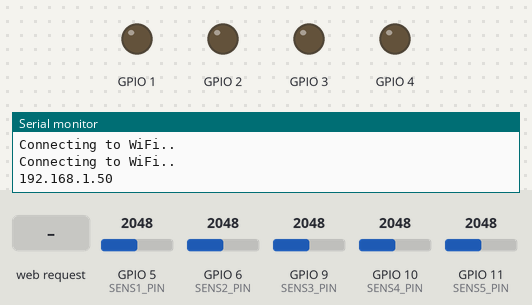
Bench run of a program on a simulated Seeed XIAO ESP32-S3. Shown: output pins drawn as LEDs (lit = HIGH), the last lines printed to the serial monitor. Inputs (shaded band) come from the test bench; at power-on: GPIO 9 (SENS3_PIN) = 2048, GPIO 5 (SENS1_PIN) = 2048, GPIO 6 (SENS2_PIN) = 2048, GPIO 10 (SENS4_PIN) = 2048, GPIO 11 (SENS5_PIN) = 2048. WiFi joins after 1.5 s; servers stay silent unless stated.

Above: at 3.2 s.
3.3 s: HTTP request GET /start received
At 4.5 s:
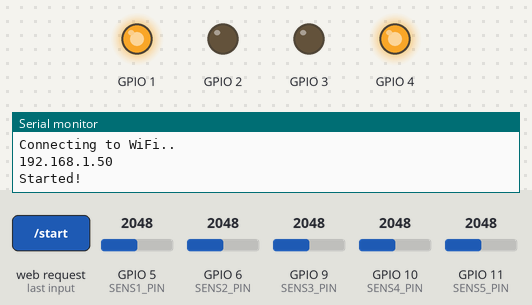
4.8 s: GPIO 9 (SENS3_PIN) set to 1960
At 5.6 s:
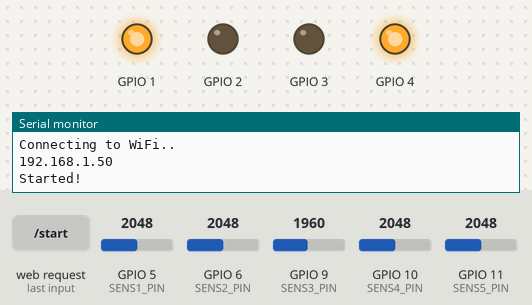
6.3 s: GPIO 5 (SENS1_PIN) set to 1939
At 6.7 s:
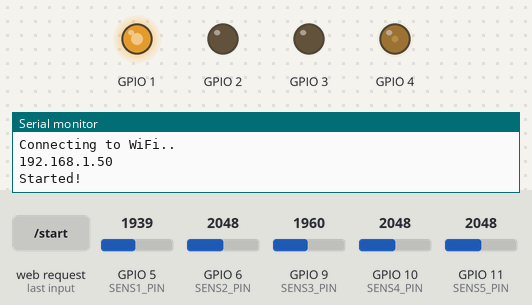
7.8 s: HTTP request GET /stop received
At 9.1 s:
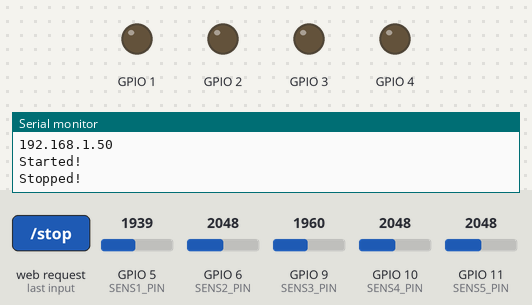
Timing chart, 0 to 10.8 s (numbered marks = the images above; inputs shaded):
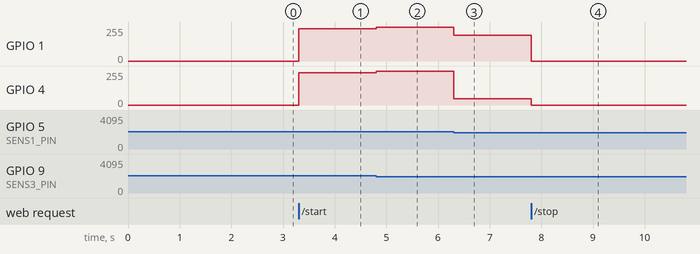

Measured:
- the behaviour switches between 2001 and 2000 on GPIO 5 (SENS1_PIN) (found by bisection; images 2 and 3)
- after the input at 3.3 s, GPIO 1, GPIO 4: 0/255 → 241/255 at once
- after the input at 4.8 s, GPIO 1, GPIO 4: 241/255 → 255/255 at once
- after the input at 6.3 s, GPIO 1: 255/255 → 195/255 at once; GPIO 4: 255/255 → 46/255 at once
- after the input at 7.8 s, GPIO 1: 195/255 → 0/255 at once; GPIO 4: 46/255 → 0/255 at once

The program:

main.cpp
```cpp
#include <WiFi.h>
#include <AsyncTCP.h>
#include <ESPAsyncWebServer.h>

#define SENS1_PIN A4
#define SENS2_PIN A5
#define SENS3_PIN A8
#define SENS4_PIN A9
#define SENS5_PIN A10

// Replace with your network credentials
const char* ssid = "ssid";
const char* password = "password";

String sliderValue = "0";
String sliderValue2 = "0";
String sliderValue3 = "0";

// setting PWM properties
const int freq = 5000;
const int resolution = 8;

int sensor[5];
int boolSensor[5];
int threshold = 2000;

const char* PARAM_INPUT = "value";

// Create AsyncWebServer object on port 80
AsyncWebServer server(80);

bool drive = 0;
double error = 0;
double prev_error = 0;
double pK = 37.5;
double dK = 181.7;
double v = 121;
double v_change = 0;
double v_out_A = 0;
double v_out_B = 0;

const char index_html[] PROGMEM = R"rawliteral(
<!DOCTYPE HTML><html>
<head>
  <meta name="viewport" content="width=device-width, initial-scale=1">
  <title>LF control panel</title>
  <style>
    html {font-family: Arial; display: inline-block; text-align: center;}
    h2 {font-size: 2.3rem;}
    p {font-size: 1.9rem;}
    body {max-width: 400px; margin:0px auto; padding-bottom: 25px;}
    .slider { -webkit-appearance: none; margin: 14px; width: 360px; height: 25px; background: #FFD65C;
      outline: none; -webkit-transition: .2s; transition: opacity .2s;}
    .slider::-webkit-slider-thumb {-webkit-appearance: none; appearance: none; width: 35px; height: 35px; background: #003249; cursor: pointer;}
    .slider::-moz-range-thumb { width: 35px; height: 35px; background: #003249; cursor: pointer; }
    .button {
  background-color: #4CAF50; /* Green */
  border: none;
  color: white;
  padding: 15px 32px;
  text-align: center;
  text-decoration: none;
  display: inline-block;
  font-size: 16px;
}

  </style>
</head>
<body>
  <h2>LF control panel</h2>
  <p><span id="textSliderValue">%SLIDERVALUE% </span></p>
  <p><input type="range" onchange="updateSliderPWM(this)" id="pwmSlider" min="0" max="50" value="%SLIDERVALUE%" step="0.5" class="slider"></p>
  <p><span id="textSliderValue2">%SLIDERVALUE2% </span></p>
  <p><input type="range" onchange="updateSliderPWM2(this)" id="pwmSlider2" min="0" max="200" value="%SLIDERVALUE%" step="0.1" class="slider"></p>
  <p><span id="textSliderValue3">%SLIDERVALUE3% </span></p>
  <p><input type="range" onchange="updateSliderPWM3(this)" id="pwmSlider3" min="0" max="255" value="%SLIDERVALUE%" step="1" class="slider"></p>
  <p><button type="button" onclick="startLF(this)" class = "button">Start</button></p>
  <p><button type="button" onclick="stopLF(this)" class = "button">Stop</button></p>


<script>

function updateSliderPWM(element) {
  var sliderValue = document.getElementById("pwmSlider").value;
  document.getElementById("textSliderValue").innerHTML = sliderValue;
  console.log(sliderValue);
  var xhr = new XMLHttpRequest();
  xhr.open("GET", "/slider?value="+sliderValue, true);
  xhr.send();
}

function updateSliderPWM2(element) {
  var sliderValue2 = document.getElementById("pwmSlider2").value;
  document.getElementById("textSliderValue2").innerHTML = sliderValue2;
  console.log(sliderValue2);
  var xhr = new XMLHttpRequest();
  xhr.open("GET", "/slider2?value="+sliderValue2, true);
  xhr.send();
}

function updateSliderPWM3(element) {
  var sliderValue3 = document.getElementById("pwmSlider3").value;
  document.getElementById("textSliderValue3").innerHTML = sliderValue3;
  console.log(sliderValue3);
  var xhr = new XMLHttpRequest();
  xhr.open("GET", "/slider3?value="+sliderValue3, true);
  xhr.send();
}

function startLF(element){
  var xhr = new XMLHttpRequest();
  xhr.open("GET", "/start", true);
  xhr.send();
}

function stopLF(element){
  var xhr = new XMLHttpRequest();
  xhr.open("GET", "/stop", true);
  xhr.send();
}

</script>
</body>
</html>
)rawliteral";

// check if sensor readings exceed threshold
void calculateThreshold(){
  for(int i = 0; i < 5; i++){
    if(sensor[i] > threshold){
      boolSensor[i] = 1;
    }
    else{
      boolSensor[i] = 0;
    }
  }
}

// sensors reading
void sense(){
  sensor[0] = analogRead(SENS1_PIN);
  sensor[1] = analogRead(SENS2_PIN);
  sensor[2] = analogRead(SENS3_PIN);
  sensor[3] = analogRead(SENS4_PIN);
  sensor[4] = analogRead(SENS5_PIN);
  calculateThreshold();
}

// calculate velocity change using pid (PD in this case)
double pid(int error){
  v_change = pK * error + dK *(error-prev_error);
  prev_error = error;
  return v_change;
}

// calculate error based on sensor readings
int calcError(){
  if((boolSensor[0] || boolSensor[1]) && ~(boolSensor[3] || boolSensor[4]) ){
    error = -boolSensor[0]*3 - boolSensor[1]*2 - boolSensor[2];
  }
  else if(boolSensor[3] || boolSensor[4] && ~(boolSensor[0] || boolSensor[1])){
    error = boolSensor[4]*3 + boolSensor[3]*2 + boolSensor[2];
  }
  else{
    error = 0;
  }
  return error;
}

// stop the robot
void stop(){
  for (int i = 0; i<4 ; i++){
    ledcWrite(i, 0);
  }
}

// main control loop
void run(){
  while(drive){
    sense();

    // if any sensor reads a line calculate new error
    if (boolSensor[0] == 1 || boolSensor[1] == 1 || boolSensor[2] == 1 || boolSensor[3] == 1 || boolSensor[4] == 1){
      error = calcError();
    }

    // calculate change of velocity
    v_change = pid(error);
    v_out_A = v - v_change;
    v_out_B = v + v_change;

    // high speed mode when in the middle of the line
    if (boolSensor[2] == 1){
      v_out_A = 2*v;
      v_out_B = 2*v;
    }

    // stop the robot when lifted from the ground
    if (sensor[0] == 4095 && sensor[1] == 4095 && sensor[2] == 4095 && sensor[3] == 4095 && sensor[4] == 4095){
      v_out_A = 0;
      v_out_B = 0;
    }

    // set values to pwm outputs controlling the motor controller
    ledcWrite(0, v_out_A);
    ledcWrite(1, 0);
    ledcWrite(2, 0);
    ledcWrite(3, v_out_B);
  }

  stop();
}


String processor(const String& var){
  if (var == "SLIDERVALUE"){
    return sliderValue;
  }

  else if (var == "SLIDERVALUE2"){
    return sliderValue2;
  }

  else if (var == "SLIDERVALUE3"){
    return sliderValue3;
  }

  return String();
}

void setup(){
  Serial.begin(115200);

  // PWM configuration
  ledcSetup(0, freq, resolution);
  ledcSetup(1, freq, resolution);
  ledcSetup(2, freq, resolution);
  ledcSetup(3, freq, resolution);

  // attach the channel to the GPIO to be controlled
  ledcAttachPin(D0, 0);
  ledcAttachPin(D1, 1);
  ledcAttachPin(D2, 2);
  ledcAttachPin(D3, 3);

  // connect to Wi-Fi
  WiFi.begin(ssid, password);
  while (WiFi.status() != WL_CONNECTED) {
    delay(1000);
    Serial.println("Connecting to WiFi..");
  }

  // print IP address
  Serial.println(WiFi.localIP());

  // route for root / web page
  server.on("/", HTTP_GET, [](AsyncWebServerRequest *request){
    request->send_P(200, "text/html", index_html, processor);
  });

  server.on("/slider", HTTP_GET, [] (AsyncWebServerRequest *request) {
    String inputMessage;
    if (request->hasParam(PARAM_INPUT)) {
      inputMessage = request->getParam(PARAM_INPUT)->value();
      sliderValue = inputMessage;
      pK = sliderValue.toDouble();
    }
    else {
      inputMessage = "No message sent";
    }

    Serial.print("pK: ");
    Serial.println(pK);
    request->send(200, "text/plain", "OK");
  });

  server.on("/slider2", HTTP_GET, [] (AsyncWebServerRequest *request) {
    String inputMessage;
    if (request->hasParam(PARAM_INPUT)) {
      inputMessage = request->getParam(PARAM_INPUT)->value();
      sliderValue2 = inputMessage;
      dK = sliderValue2.toDouble();
    }
    else {
      inputMessage = "No message sent";
    }

    Serial.print("dK: ");
    Serial.println(dK);
    request->send(200, "text/plain", "OK");
  });

  server.on("/slider3", HTTP_GET, [] (AsyncWebServerRequest *request) {
    String inputMessage;
    if (request->hasParam(PARAM_INPUT)) {
      inputMessage = request->getParam(PARAM_INPUT)->value();
      sliderValue3 = inputMessage;
      v = sliderValue3.toInt();
    }
    else {
      inputMessage = "No message sent";
    }

    Serial.print("v: ");
    Serial.println(v);
    request->send(200, "text/plain", "OK");
  });

  server.on("/start", HTTP_GET, [] (AsyncWebServerRequest *request){
    Serial.println("Started!");
    drive = 1;
  });

  server.on("/stop", HTTP_GET, [] (AsyncWebServerRequest *request){
    Serial.println("Stopped!");
    drive = 0;
  });

  // Start server
  server.begin();
}

void loop() {
  run();
}
```
